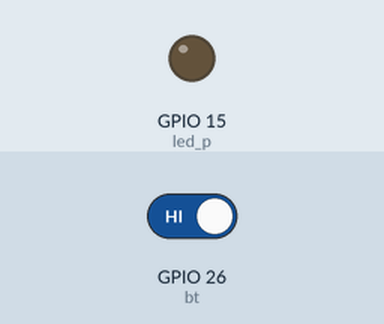
This sketch was run on a simulated ESP32. Parts: output pins drawn as LEDs (lit = HIGH). The inputs (shaded band) are chosen by the test bench; at power-on: GPIO 26 (bt) HIGH.

Above: at 1.2 s.
1.3 s: GPIO 26 (bt) driven LOW
At 2.4 s:
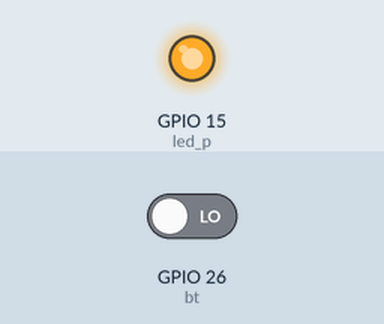
2.9 s: GPIO 26 (bt) driven HIGH
At 3.7 s:
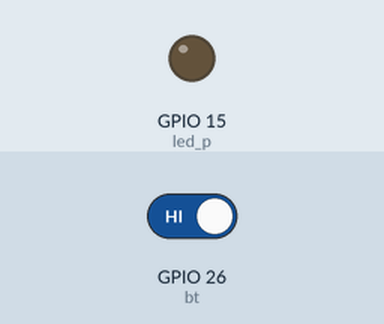
Timing chart, 0 to 5.9 s (numbered marks = the images above; inputs shaded):
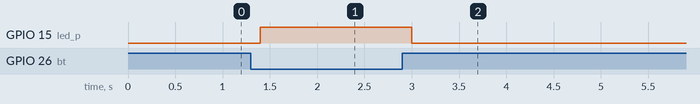

The sketch:

5_bt.ino
```cpp
#define bt 26
#define led_p 15

int fre = 5000;
int ch = 0;
int res = 8;
int led = 0;

void setup() {
  // put your setup code here, to run once:
  ledcSetup(led, fre, res);
  ledcAttachPin(led_p, led);

  pinMode(bt, INPUT);
}

void loop() {
  // put your main code here, to run repeatedly:
  int val = digitalRead(bt);
  delay(100);
  if (val == 0){
    ledcWrite(led, 255);
  }
  else {
    ledcWrite(led, 0);
  }
}
```

Measured:
- after the input at 1.3 s, GPIO 15 (led_p): LOW → HIGH after 0.10 s
- after the input at 2.9 s, GPIO 15 (led_p): HIGH → LOW after 0.10 s
